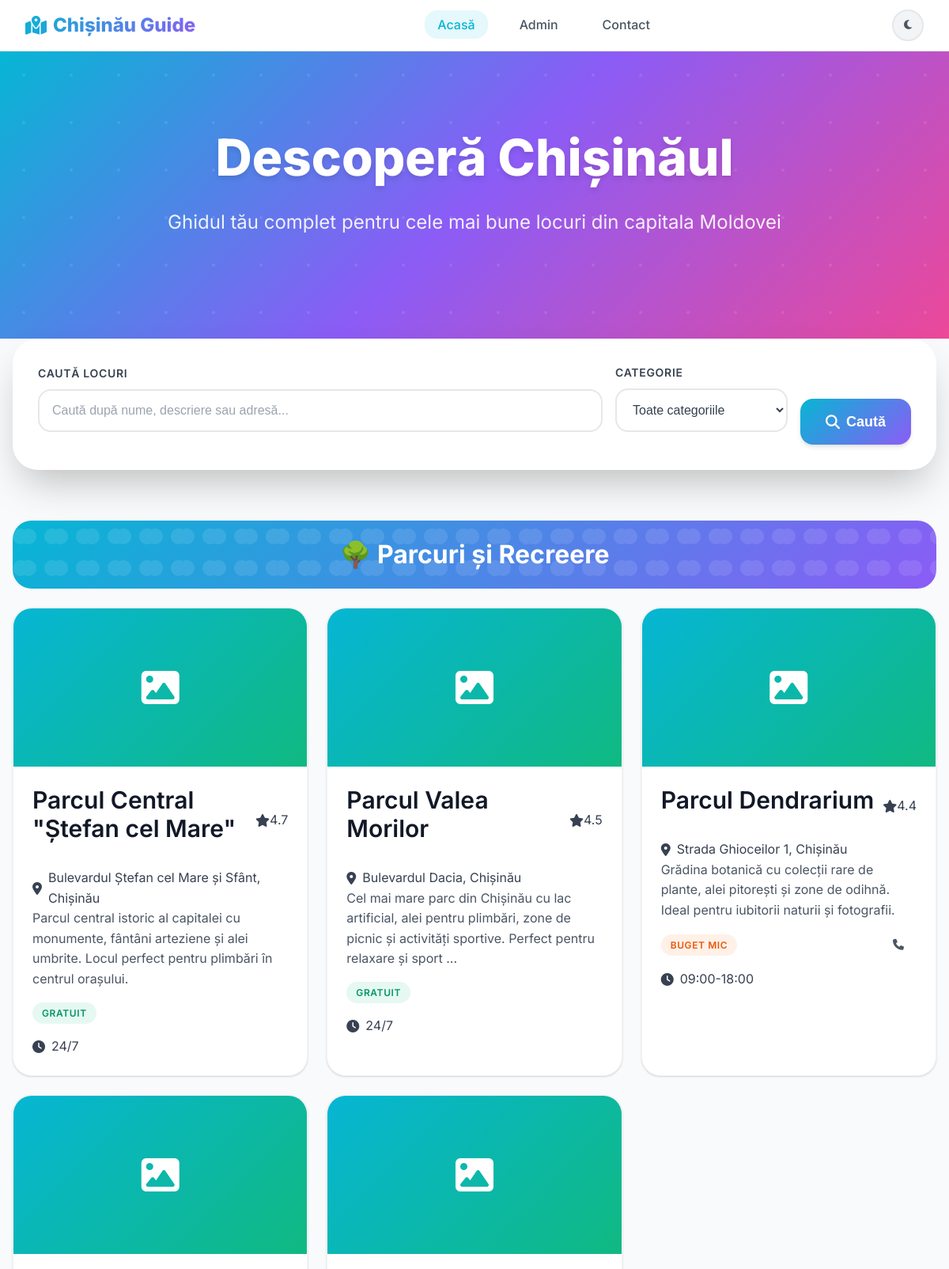
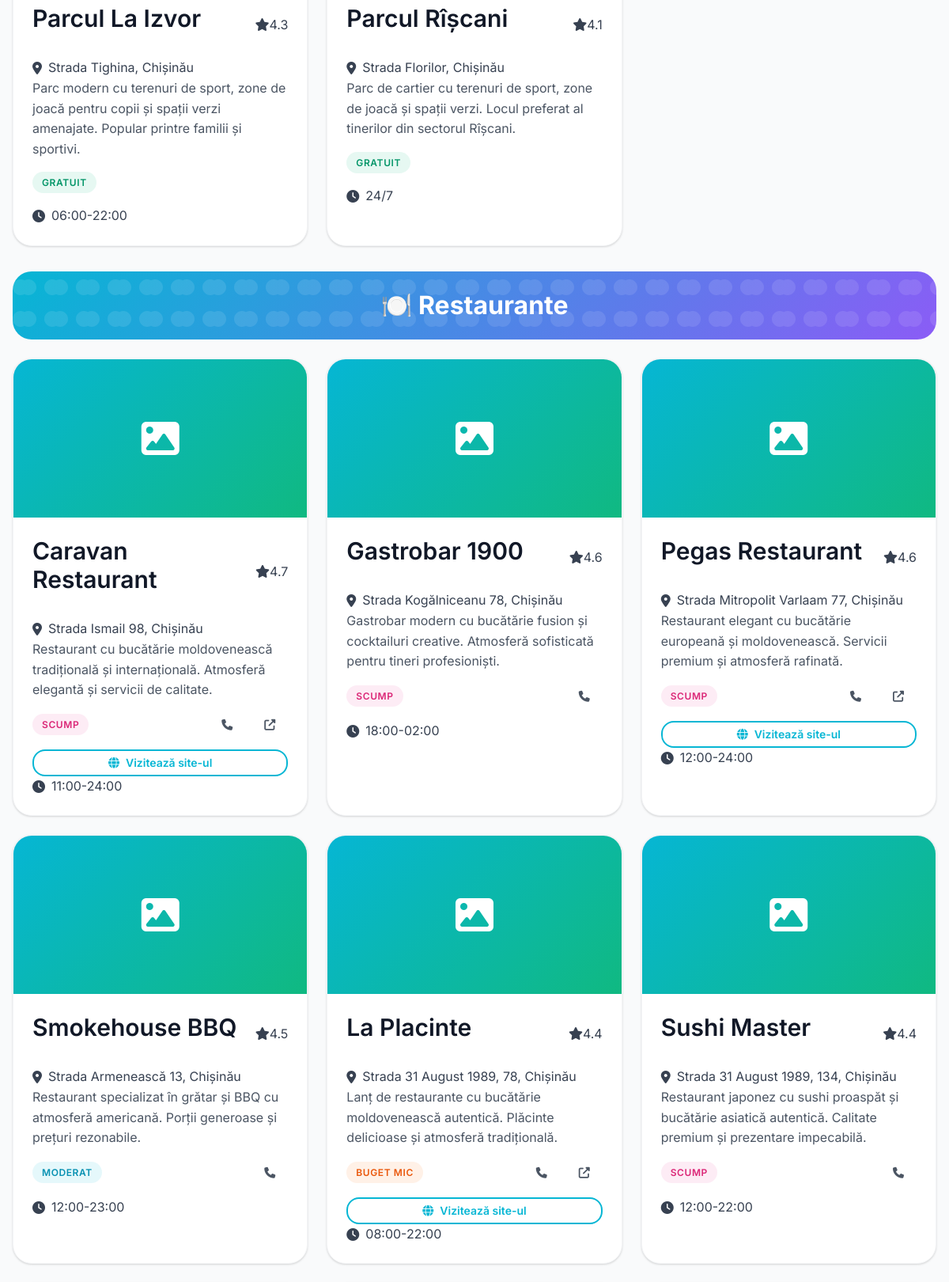
The page / (upper part) on the database its author committed (2 pictures, top to bottom).
### tables this page shows
CREATE TABLE places (
    id INT PRIMARY KEY AUTO_INCREMENT,
    name VARCHAR(200) NOT NULL,
    category ENUM('park', 'restaurant', 'cafe', 'museum', 'shopping', 'education', 'entertainment', 'sports', 'coworking', 'nightlife', 'health', 'transport') NOT NULL,
    address TEXT NOT NULL,
    description TEXT NOT NULL,
    website_url VARCHAR(500) NULL,
    image_url VARCHAR(500) NULL,
    latitude DECIMAL(10, 8) NULL,
    longitude DECIMAL(11, 8) NULL,
    phone VARCHAR(20) NULL,
    opening_hours VARCHAR(100) NULL,
    price_range ENUM('free', 'budget', 'moderate', 'expensive') DEFAULT 'moderate',
    rating DECIMAL(2,1) DEFAULT 0.0,
    added_by_user BOOLEAN DEFAULT FALSE,
    created_at TIMESTAMP DEFAULT CURRENT_TIMESTAMP,
    updated_at TIMESTAMP DEFAULT CURRENT_TIMESTAMP ON UPDATE CURRENT_TIMESTAMP,
    
     
    INDEX idx_name (name),
    INDEX idx_category (category),
    INDEX idx_created_at (created_at),
    FULLTEXT(name, description, address)
);

### index.php (the view, shortened to what this page needs)
<?php
$database = new Database();
$db = $database->getConnection();
$search_query = isset($_GET['search']) ? sanitizeInput($_GET['search']) : '';
$where_conditions = [];
$params = [];
$where_clause = !empty($where_conditions) ? 'WHERE ' . implode(' AND ', $where_conditions) : '';
try {
    $query = "SELECT * FROM places $where_clause ORDER BY category, rating DESC, name";
    $stmt = $db->prepare($query);
    $stmt->execute($params);
    $places = $stmt->fetchAll();
} catch (Exception $e) {
    error_log("Error fetching places: " . $e->getMessage());
    $places = [];
}
$grouped_places = [];
foreach ($places as $place) {
    $grouped_places[$place['category']][] = $place;
}
try {
    $categories_query = "SELECT DISTINCT category FROM places ORDER BY category";
    $categories_stmt = $db->prepare($categories_query);
    $categories_stmt->execute();
    $categories = $categories_stmt->fetchAll(PDO::FETCH_COLUMN);
} catch (Exception $e) {
    error_log("Error fetching categories: " . $e->getMessage());
    $categories = [];
}
$category_names = [
    'park' => '🌳 Parcuri și Recreere',
    'restaurant' => '🍽️ Restaurante',
    'cafe' => '☕ Cafenele',
    'museum' => '🏛️ Muzee și Cultură',
    'shopping' => '🛍️ Shopping',
    'education' => '🎓 Educație',
    'entertainment' => '🎬 Divertisment',
    'sports' => '⚽ Sport și Fitness',
    'coworking' => '💻 Spații de Lucru',
    'nightlife' => '🌙 Viața de Noapte',
    'health' => '🏥 Sănătate',
    'transport' => '🚌 Transport'
];
?>
<!DOCTYPE html>
<html lang="ro" data-theme="light">
<head>
    <link href="https://cdnjs.cloudflare.com/ajax/libs/font-awesome/6.4.0/css/all.min.css" rel="stylesheet">
    <link href="assets/css/style.css" rel="stylesheet">
</head>
<body>
    <nav class="navbar">
        <div class="container">
            <div class="navbar-container">
                <a href="index.php" class="navbar-brand">
                    <i class="fas fa-map-marked-alt"></i>
                    Chișinău Guide
                </a>
                <ul class="navbar-nav" id="navbar-nav">
                    <li><a href="index.php" class="nav-link active">Acasă</a></li>
                    <li><a href="admin.php" class="nav-link">Admin</a></li>
                    <li><a href="#" class="nav-link">Contact</a></li>
                </ul>
                <button class="theme-toggle" onclick="toggleTheme()" title="Schimbă tema">
                    <i class="fas fa-moon" id="theme-icon"></i>
                </button>
            </div>
        </div>
    </nav>
    <section class="hero">
        <div class="hero-content">
            <h1>Descoperă Chișinăul</h1>
            <p>Ghidul tău complet pentru cele mai bune locuri din capitala Moldovei</p>
        </div>
    </section>
    <div class="container">
        <div class="search-section">
            <form method="GET" class="search-form" id="search-form">
                <div class="form-group">
                    <label for="search" class="form-label">Caută locuri</label>
                    <input
                        type="text"
                        id="search"
                        name="search"
                        class="form-input"
                        placeholder="Caută după nume, descriere sau adresă..."
                        value="<?php echo htmlspecialchars($search_query); ?>"
                    >
                </div>
                <div class="form-group">
                    <label for="category" class="form-label">Categorie</label>
                    <select id="category" name="category" class="form-select">
                        <option value="">Toate categoriile</option>
                    </select>
                </div>
                <button type="submit" class="btn btn-primary btn-lg">
                    <i class="fas fa-search"></i>
                    Caută
                </button>
            </form>
        </div>
    </div>
    <main class="container py-8">
        <?php if (empty($places)): ?>
            <div class="no-results">
                <i class="fas fa-search"></i>
                <h3>Nu am găsit rezultate</h3>
                <p>Încearcă să modifici termenii de căutare sau să alegi o altă categorie.</p>
                <a href="index.php" class="btn btn-primary">
                    <i class="fas fa-home"></i>
                    Vezi toate locurile
                </a>
            </div>
        <?php else: ?>
            <?php foreach ($grouped_places as $category => $category_places): ?>
                <section class="fade-in">
                    <div class="category-header">
                        <h2><?php echo $category_names[$category] ?? ucfirst($category); ?></h2>
                    </div>
                    <div class="grid grid-cols-3 mb-8">
                        <?php foreach ($category_places as $place): ?>
                            <div class="card place-card">
                                <?php if (!empty($place['image_url'])): ?>
                                    <img src="<?php echo htmlspecialchars($place['image_url']); ?>"
                                         alt="<?php echo htmlspecialchars($place['name']); ?>"
                                         loading="lazy">
                                <?php else: ?>
                                    <div class="place-image-placeholder">
                                        <i class="fas fa-image"></i>
                                    </div>
                                <?php endif; ?>
                                <div class="card-body">
                                    <div class="flex justify-between items-start mb-4">
                                        <h3 class="text-xl font-bold text-gray-900 mb-2">
                                            <?php echo htmlspecialchars($place['name']); ?>
                                        </h3>
                                        <?php if ($place['rating'] > 0): ?>
                                            <div class="flex items-center gap-1">
                                                <i class="fas fa-star text-yellow-500"></i>
                                                <span class="font-semibold"><?php echo $place['rating']; ?></span>
                                            </div>
                                        <?php endif; ?>
                                    </div>
                                    <div class="flex items-center gap-2 mb-3">
                                        <i class="fas fa-map-marker-alt text-primary"></i>
                                        <span class="text-sm text-gray-600">
                                            <?php echo htmlspecialchars($place['address']); ?>
                                        </span>
                                    </div>
                                    <p class="text-gray-600 mb-4 line-clamp-3">
                                        <?php echo htmlspecialchars(substr($place['description'], 0, 150)); ?>
                                        <?php echo strlen($place['description']) > 150 ? '...' : ''; ?>
                                    </p>
                                    <div class="flex items-center justify-between mb-4">
                                        <span class="badge price-<?php echo $place['price_range']; ?>">
                                            <?php
                                            $price_labels = [
                                                'free' => 'Gratuit',
                                                'budget' => 'Buget mic',
                                                'moderate' => 'Moderat',
                                                'expensive' => 'Scump'
                                            ];
                                            echo $price_labels[$place['price_range']] ?? 'N/A';
                                            ?>
                                        </span>
                                        <div class="flex gap-2">
                                            <?php if (!empty($place['phone'])): ?>
                                                <a href="tel:<?php echo $place['phone']; ?>"
                                                   class="btn btn-ghost btn-sm" title="Sună">
                                                    <i class="fas fa-phone"></i>
                                                </a>
                                            <?php endif; ?>
                                            <?php if (!empty($place['website_url'])): ?>
                                                <a href="<?php echo htmlspecialchars($place['website_url']); ?>"
                                                   target="_blank"
                                                   class="btn btn-ghost btn-sm" title="Vizitează site-ul">
                                                    <i class="fas fa-external-link-alt"></i>
                                                </a>
                                            <?php endif; ?>
                                        </div>
                                    </div>
                                    <?php if (!empty($place['website_url'])): ?>
                                        <div class="mb-3">
                                            <a href="<?php echo htmlspecialchars($place['website_url']); ?>"
                                               target="_blank"
                                               class="btn btn-outline btn-sm w-full">
                                                <i class="fas fa-globe"></i>
                                                Vizitează site-ul
                                            </a>
                                        </div>
                                    <?php endif; ?>
                                    <?php if (!empty($place['opening_hours'])): ?>
                                        <div class="pt-3 border-t border-gray-200">
                                            <div class="flex items-center gap-2 text-sm text-gray-500">
                                                <i class="fas fa-clock"></i>
                                                <span><?php echo htmlspecialchars($place['opening_hours']); ?></span>
                                            </div>
                                        </div>
                                    <?php endif; ?>
                                </div>
                            </div>
                        <?php endforeach; ?>
                    </div>
                </section>
            <?php endforeach; ?>
        <?php endif; ?>
    </main>
</body>
</html>

### rows shown on the page
places: name "Parcul Central \"Ștefan cel Mare\"", rating "4.7", address "Bulevardul Ștefan cel Mare și Sfânt, Chișinău", description "Parcul central istoric al capitalei cu monumente, fântâni arteziene și alei umbrite. Locul perfect pentru plimbări în centrul orașului.", price_range "GRATUIT", opening_hours "24/7"
places: name "Parcul Valea Morilor", rating "4.5", address "Bulevardul Dacia, Chișinău", description "Cel mai mare parc din Chișinău cu lac artificial, alei pentru plimbări, zone de picnic și activități sportive. Perfect pentru relaxare și sport", price_range "GRATUIT", opening_hours "24/7"
places: name "Parcul Dendrarium", rating "4.4", address "Strada Ghioceilor 1, Chișinău", description "Grădina botanică cu colecții rare de plante, alei pitorești și zone de odihnă. Ideal pentru iubitorii naturii și fotografii.", price_range "BUGET MIC", opening_hours "09:00-18:00"
places: name "Parcul La Izvor", rating "4.3", address "Strada Tighina, Chișinău", description "Parc modern cu terenuri de sport, zone de joacă pentru copii și spații verzi amenajate. Popular printre familii și sportivi.", price_range "GRATUIT", opening_hours "06:00-22:00"
places: name "Parcul Rîșcani", rating "4.1", address "Strada Florilor, Chișinău", description "Parc de cartier cu terenuri de sport, zone de joacă și spații verzi. Locul preferat al tinerilor din sectorul Rîșcani.", price_range "GRATUIT", opening_hours "24/7"
places: name "Caravan Restaurant", rating "4.7", address "Strada Ismail 98, Chișinău", description "Restaurant cu bucătărie moldovenească tradițională și internațională. Atmosferă elegantă și servicii de calitate.", price_range "SCUMP", opening_hours "11:00-24:00"
places: name "Gastrobar 1900", rating "4.6", address "Strada Kogălniceanu 78, Chișinău", description "Gastrobar modern cu bucătărie fusion și cocktailuri creative. Atmosferă sofisticată pentru tineri profesioniști.", price_range "SCUMP", opening_hours "18:00-02:00"
places: name "Pegas Restaurant", rating "4.6", address "Strada Mitropolit Varlaam 77, Chișinău", description "Restaurant elegant cu bucătărie europeană și moldovenească. Servicii premium și atmosferă rafinată.", price_range "SCUMP", opening_hours "12:00-24:00"
places: name "Smokehouse BBQ", rating "4.5", address "Strada Armenească 13, Chișinău", description "Restaurant specializat în grătar și BBQ cu atmosferă americană. Porții generoase și prețuri rezonabile.", price_range "MODERAT", opening_hours "12:00-23:00"
places: name "La Placinte", rating "4.4", address "Strada 31 August 1989, 78, Chișinău", description "Lanț de restaurante cu bucătărie moldovenească autentică. Plăcinte delicioase și atmosferă tradițională.", price_range "BUGET MIC", opening_hours "08:00-22:00"
places: name "Sushi Master", rating "4.4", address "Strada 31 August 1989, 134, Chișinău", description "Restaurant japonez cu sushi proaspăt și bucătărie asiatică autentică. Calitate premium și prezentare impecabilă.", price_range "SCUMP", opening_hours "12:00-22:00"

### other values the page prints
$category_names[$category] "🌳 Parcuri și Recreere"
$category_names[$category] "🍽️ Restaurante"
